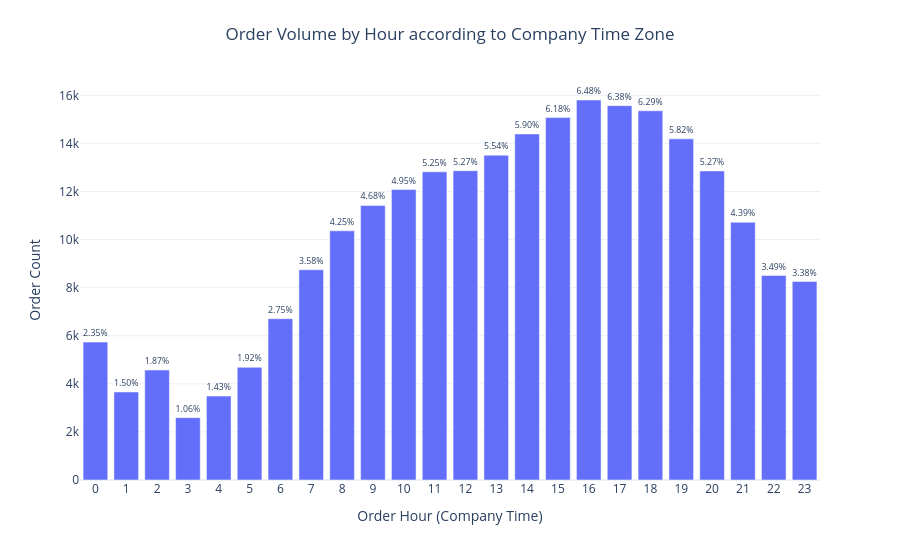

Here is the notebook cell this chart was saved with:
### Markdown cell above
## Question 1: 
What is order volume by hour (based on company time zone)? Does this order volume support the need of maintaining operational staffing of 24/7 for customer fulfillment.

### Code cell
order_df["order_datetime_company"] = pd.to_datetime(order_df["order_datetime_company"], errors="coerce")

q1 = (
    order_df.assign(order_hour=order_df["order_datetime_company"].dt.hour)
            .groupby("order_hour")["order_id"]
            .nunique()
            .reindex(range(24), fill_value=0)
            .reset_index(name="order_count")
)

total_orders = q1["order_count"].sum()
q1["order_pct"] = (q1["order_count"] / total_orders * 100).round(2)
q1["pct_label"] = q1["order_pct"].map(lambda x: f"{x:.2f}%")


fig_q1 = px.bar(
    q1,
    x="order_hour",
    y="order_count",
    text="pct_label",
    title="Order Volume by Hour according to Company Time Zone",
    labels={"order_hour": "Order Hour (Company Time)", "order_count": "Order Count"},
)

fig_q1.update_traces(textposition="outside", cliponaxis=False)
fig_q1.update_xaxes(dtick=1)
fig_q1.update_layout(
    height=520,
    title={"x": 0.5, "xanchor": "center"},
    uniformtext_minsize=8,
    uniformtext_mode="hide", 
    autosize=True,
    margin=dict(t=80)
)

fig_q1.show()

### Figure 1 — Plotly figure (JSON) as saved in the notebook; plotly's stock layout.template omitted (floating-point values rounded to 4 significant figures)
{"data": [{"alignmentgroup": "True", "cliponaxis": false, "hovertemplate": "Order Hour (Company Time)=%{x}<br>Order Count=%{y}<br>pct_label=%{text}<extra></extra>", "legendgroup": "", "marker": {"color": "#636efa", "pattern": {"shape": ""}}, "name": "", "offsetgroup": "", "orientation": "v", "showlegend": false, "text": ["2.35%", "1.50%", "1.87%", "1.06%", "1.43%", "1.92%", "2.75%", "3.58%", "4.25%", "4.68%", "4.95%", "5.25%", "5.27%", "5.54%", "5.90%", "6.18%", "6.48%", "6.38%", "6.29%", "5.82%", "5.27%", "4.39%", "3.49%", "3.38%"], "textposition": "outside", "type": "bar", "x": [0, 1, 2, 3, 4, 5, 6, 7, 8, 9, 10, 11, 12, 13, 14, 15, 16, 17, 18, 19, 20, 21, 22, 23], "xaxis": "x", "y": [5735, 3661, 4574, 2594, 3490, 4688, 6709, 8745, 10364, 11421, 12082, 12819, 12864, 13511, 14393, 15075, 15805, 15571, 15357, 14189, 12856, 10721, 8508, 8259], "yaxis": "y"}], "layout": {"autosize": true, "barmode": "relative", "legend": {"tracegroupgap": 0}, "margin": {"t": 80}, "title": {"text": "Order Volume by Hour according to Company Time Zone", "x": 0.5, "xanchor": "center"}, "uniformtext": {"minsize": 8, "mode": "hide"}, "xaxis": {"anchor": "y", "autorange": true, "domain": [0, 1], "dtick": 1, "range": [-0.5, 23.5], "title": {"text": "Order Hour (Company Time)"}, "type": "linear"}, "yaxis": {"anchor": "x", "autorange": true, "domain": [0, 1], "range": [0, 16640.0], "title": {"text": "Order Count"}, "type": "linear"}}}
